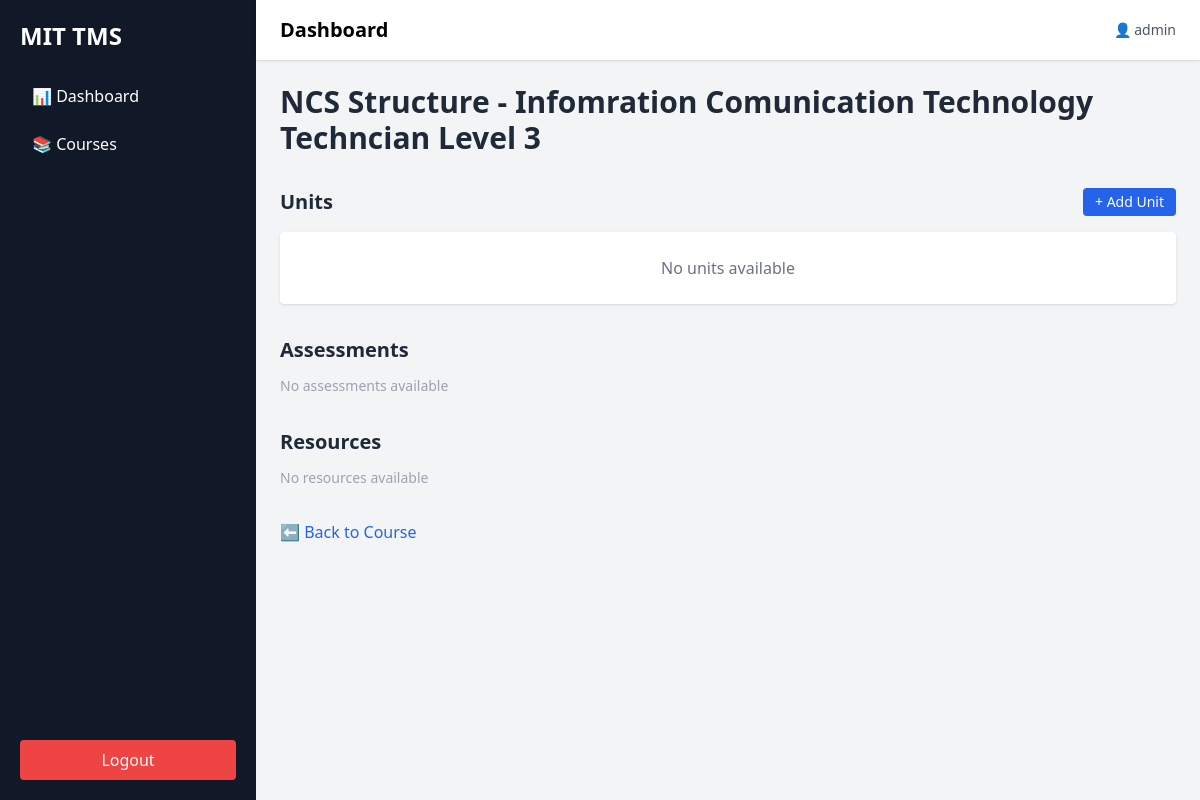
/app/courses/courses/1/ncs/ (signed in), run on an earlier commit of the app's database.
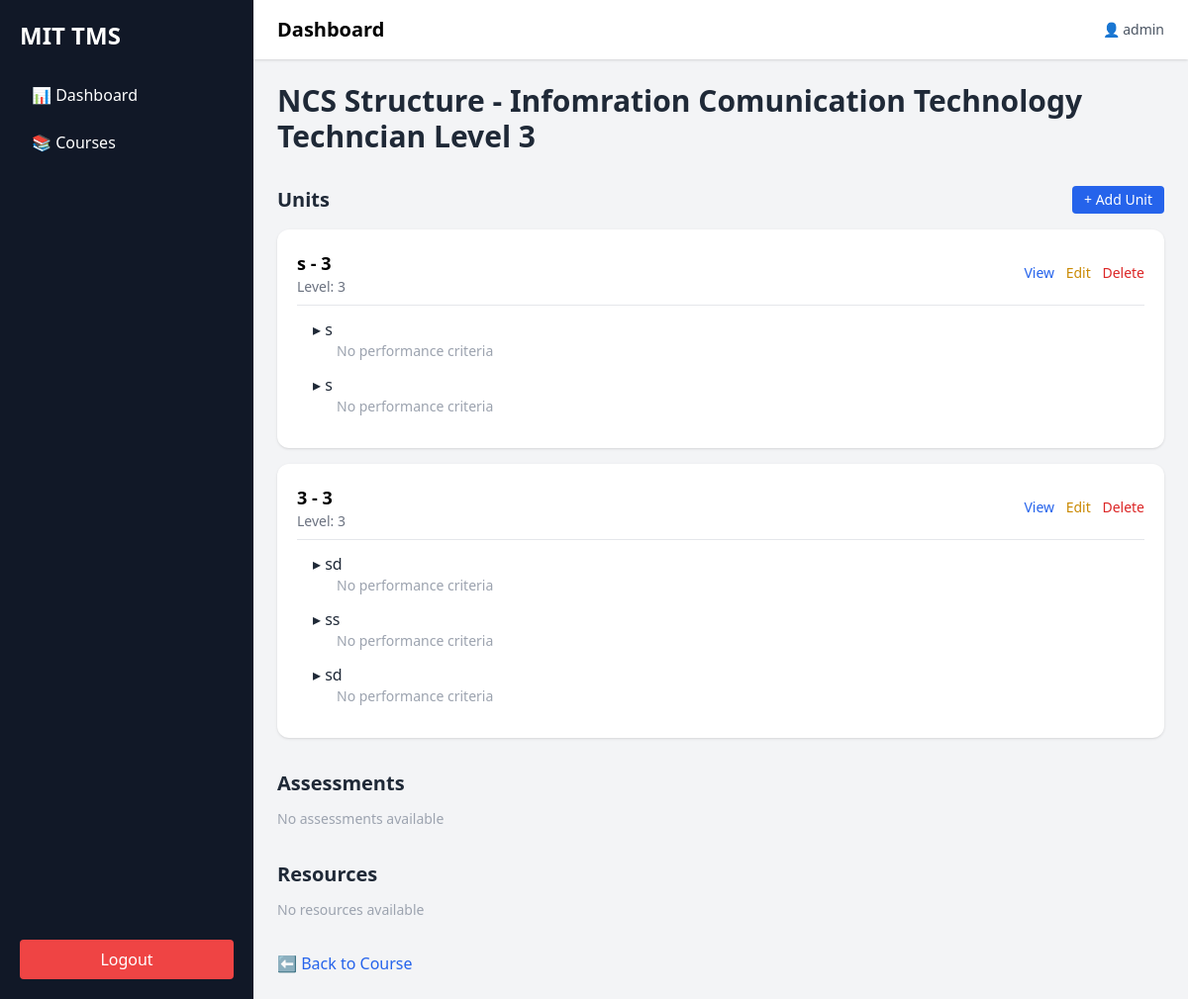
And on a later commit of the database.
### apps/courses/models.py (models this page shows, shortened)
class Course(models.Model):
    LEVEL_CHOICES = [
        ('BEGINNER', 'Beginner'),
        ('INTERMEDIATE', 'Intermediate'),
        ('ADVANCED', 'Advanced'),
    ]
    title = models.CharField(max_length=255)
    code = models.CharField(max_length=20, unique=True)
    description = models.TextField()
    duration_months = models.FloatField(default=0)
    theory_hours = models.FloatField(default=0)
    practical_hours = models.FloatField(default=0)
    industry_training_hours = models.FloatField(default=0)
    course_fee = models.DecimalField(
        max_digits=10,
        decimal_places=2,
        null=True,
        blank=True
    )
    level = models.CharField(max_length=20, choices=LEVEL_CHOICES)
    nvq_level = models.IntegerField(null=True, blank=True)
    qualification_code = models.CharField(max_length=50, blank=True)
    prerequisite = models.TextField(blank=True)
    learning_outcomes = models.TextField(blank=True)
    created_at = models.DateTimeField(auto_now_add=True)
    updated_at = models.DateTimeField(auto_now=True)

class Unit(models.Model):
    course = models.ForeignKey(Course, on_delete=models.CASCADE, related_name="units")
    code = models.CharField(max_length=20)
    title = models.CharField(max_length=255)
    description = models.TextField()
    level = models.IntegerField(null=True, blank=True)
    class Meta:
        unique_together = ['course', 'code']

class Element(models.Model):
    unit = models.ForeignKey(Unit, on_delete=models.CASCADE, related_name="elements")
    title = models.CharField(max_length=255)

### apps/courses/views.py (the view)
# urls.py: path('courses/<int:pk>/ncs/', CourseNCSView.as_view(), name='course_ncs'),
class CourseNCSView(LoginRequiredMixin, DetailView):
    model = Course
    template_name = "courses/course_ncs.html"
    context_object_name = "course"

### templates/courses/course_ncs.html
{% extends 'base.html' %}
{% block content %}
<div class="max-w-6xl mx-auto space-y-8">
    <div>
        <h2 class="text-3xl font-bold text-gray-800">
            NCS Structure - {{ course.title }}
        </h2>
    </div>
    <div>
        <div class="flex justify-between items-center mb-4">
            <h3 class="text-xl font-semibold text-gray-800">Units</h3>
            <a href="{% url 'unit_create' course.pk %}"
               class="bg-blue-600 text-white px-3 py-1 rounded text-sm hover:bg-blue-700">
               + Add Unit
            </a>
        </div>
        {% for unit in course.units.all %}
            <div class="bg-white shadow rounded-xl p-5 mb-4">
                <div class="flex justify-between items-center border-b pb-2 mb-3">
                    <div>
                        <h4 class="font-semibold text-lg">
                            {{ unit.code }} - {{ unit.title }}
                        </h4>
                        <p class="text-sm text-gray-500">
                            Level: {{ unit.level|default:"-" }}
                        </p>
                    </div>
                    <div class="space-x-2 text-sm">
                        <a href="{% url 'unit_detail' unit.pk %}"
                        class="text-blue-600 hover:underline font-medium">
                        View
                        </a>
                        <a href="{% url 'unit_update' unit.pk %}"
                        class="text-yellow-600 hover:underline">
                        Edit
                        </a>
                        <a href="{% url 'unit_delete' unit.pk %}"
                        class="text-red-600 hover:underline">
                        Delete
                        </a>
                    </div>
                </div>
                {% for element in unit.elements.all %}
                    <div class="ml-4 mb-3">
                        <div class="flex justify-between items-center">
                            <p class="font-medium text-gray-800">
                                ▸ {{ element.title }}
                            </p>
                        </div>
                        {% if element.criteria.all %}
                            <ul class="ml-6 mt-2 text-sm text-gray-600 list-disc space-y-1">
                                {% for pc in element.criteria.all %}
                                    <li>{{ pc.description }}</li>
                                {% endfor %}
                            </ul>
                        {% else %}
                            <p class="ml-6 text-gray-400 text-sm">
                                No performance criteria
                            </p>
                        {% endif %}
                    </div>
                {% empty %}
                    <p class="text-gray-400 text-sm">
                        No elements available
                    </p>
                {% endfor %}
            </div>
        {% empty %}
            <div class="text-gray-500 text-center p-6 bg-white rounded shadow">
                No units available
            </div>
        {% endfor %}
    </div>
    <div>
        <h3 class="text-xl font-semibold mb-3 text-gray-800">Assessments</h3>
        {% for a in course.assessment_set.all %}
            <div class="bg-white p-4 shadow rounded mb-2">
                <p class="font-medium text-gray-800">
                    {{ a.title }}
                </p>
                <p class="text-sm text-gray-500">
                    {{ a.type }} | {{ a.max_marks }} Marks
                </p>
            </div>
        {% empty %}
            <p class="text-gray-400 text-sm">No assessments available</p>
        {% endfor %}
    </div>
    <div>
        <h3 class="text-xl font-semibold mb-3 text-gray-800">Resources</h3>
        {% for r in course.resource_set.all %}
            <div class="bg-white p-4 shadow rounded mb-2">
                <p class="font-medium text-gray-800">{{ r.name }}</p>
                <p class="text-sm text-gray-500">{{ r.type }}</p>
            </div>
        {% empty %}
            <p class="text-gray-400 text-sm">No resources available</p>
        {% endfor %}
    </div>
    <div>
        <a href="{% url 'course_detail' course.pk %}"
           class="text-blue-600 hover:underline">
           ⬅ Back to Course
        </a>
    </div>
</div>
{% endblock %}

### templates/base.html (shortened to what this page needs)
{% load static %}
<!DOCTYPE html>
<html lang="en">
<head>
    <script src="https://cdn.tailwindcss.com"></script>
</head>
<body class="bg-gray-100">
<div class="flex min-h-screen">
    <aside class="w-64 bg-gray-900 text-white p-5 flex flex-col">
        <h2 class="text-2xl font-bold mb-6">MIT TMS</h2>
        <nav class="space-y-2 flex-1">
            <a href="{% url 'dashboard' %}"
               class="block px-3 py-2 rounded hover:bg-gray-700">
                📊 Dashboard
            </a>
            <a href="{% url 'course_list' %}"
               class="block px-3 py-2 rounded hover:bg-gray-700">
                📚 Courses
            </a>
        </nav>
        <form method="post" action="{% url 'logout' %}">
            <button class="w-full bg-red-500 py-2 rounded hover:bg-red-600">
                Logout
            </button>
        </form>
    </aside>
    <div class="flex-1 flex flex-col">
        <header class="bg-white shadow px-6 py-4 flex justify-between items-center">
            <h1 class="text-xl font-semibold">
                {% block page_title %}Dashboard{% endblock %}
            </h1>
            <div class="text-sm text-gray-600">
                👤 {{ request.user.username }}
            </div>
        </header>
        <main class="p-6">
            {% block content %}
            {% endblock %}
        </main>
    </div>
</div>
</body>
</html>

What changed in the data, as far as the page shows it:
added Unit: code "s", title "3", level "3"
added Element: title "s", shows "No performance criteria"
added Element: title "s", shows "No performance criteria"
added Unit: code "3", title "3", level "3"
added Element: title "sd", shows "No performance criteria", shown under "3"
added Element: title "ss", shows "No performance criteria", shown under "3"
added Element: title "sd", shows "No performance criteria", shown under "3"
Also different on the page:
text no longer shown: "No units available"
